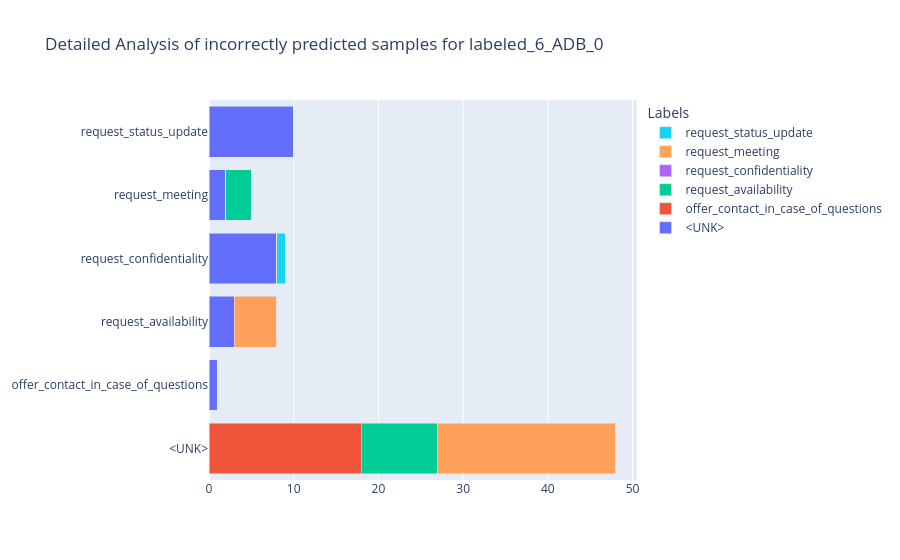

This figure's notebook cell:
### Code cell
visualize.detailed_error_analysis(filename)

### Figure 1 — Plotly figure (JSON) as saved in the notebook; plotly's stock layout.template omitted (floating-point values rounded to 4 significant figures)
{"data": [{"customdata": ["<UNK>", "<UNK>", "<UNK>", "<UNK>", "<UNK>", "<UNK>"], "hovertemplate": "<b>Intent: %{y}</b><br>Prediction: %{customdata}<br>Count: %{x}<br><extra></extra>", "name": "<UNK>", "orientation": "h", "type": "bar", "x": [0, 1, 3, 8, 2, 10], "y": ["<UNK>", "offer_contact_in_case_of_questions", "request_availability", "request_confidentiality", "request_meeting", "request_status_update"]}, {"customdata": ["offer_contact_in_case_of_questions", "offer_contact_in_case_of_questions", "offer_contact_in_case_of_questions", "offer_contact_in_case_of_questions", "offer_contact_in_case_of_questions", "offer_contact_in_case_of_questions"], "hovertemplate": "<b>Intent: %{y}</b><br>Prediction: %{customdata}<br>Count: %{x}<br><extra></extra>", "name": "offer_contact_in_case_of_questions", "orientation": "h", "type": "bar", "x": [18, 0, 0, 0, 0, 0], "y": ["<UNK>", "offer_contact_in_case_of_questions", "request_availability", "request_confidentiality", "request_meeting", "request_status_update"]}, {"customdata": ["request_availability", "request_availability", "request_availability", "request_availability", "request_availability", "request_availability"], "hovertemplate": "<b>Intent: %{y}</b><br>Prediction: %{customdata}<br>Count: %{x}<br><extra></extra>", "name": "request_availability", "orientation": "h", "type": "bar", "x": [9, 0, 0, 0, 3, 0], "y": ["<UNK>", "offer_contact_in_case_of_questions", "request_availability", "request_confidentiality", "request_meeting", "request_status_update"]}, {"customdata": ["request_confidentiality", "request_confidentiality", "request_confidentiality", "request_confidentiality", "request_confidentiality", "request_confidentiality"], "hovertemplate": "<b>Intent: %{y}</b><br>Prediction: %{customdata}<br>Count: %{x}<br><extra></extra>", "name": "request_confidentiality", "orientation": "h", "type": "bar", "x": [0, 0, 0, 0, 0, 0], "y": ["<UNK>", "offer_contact_in_case_of_questions", "request_availability", "request_confidentiality", "request_meeting", "request_status_update"]}, {"customdata": ["request_meeting", "request_meeting", "request_meeting", "request_meeting", "request_meeting", "request_meeting"], "hovertemplate": "<b>Intent: %{y}</b><br>Prediction: %{customdata}<br>Count: %{x}<br><extra></extra>", "name": "request_meeting", "orientation": "h", "type": "bar", "x": [21, 0, 5, 0, 0, 0], "y": ["<UNK>", "offer_contact_in_case_of_questions", "request_availability", "request_confidentiality", "request_meeting", "request_status_update"]}, {"customdata": ["request_status_update", "request_status_update", "request_status_update", "request_status_update", "request_status_update", "request_status_update"], "hovertemplate": "<b>Intent: %{y}</b><br>Prediction: %{customdata}<br>Count: %{x}<br><extra></extra>", "name": "request_status_update", "orientation": "h", "type": "bar", "x": [0, 0, 0, 1, 0, 0], "y": ["<UNK>", "offer_contact_in_case_of_questions", "request_availability", "request_confidentiality", "request_meeting", "request_status_update"]}], "layout": {"barmode": "stack", "legend": {"title": {"text": "Labels"}}, "title": {"text": "Detailed Analysis of incorrectly predicted samples for labeled_6_ADB_0"}}}
